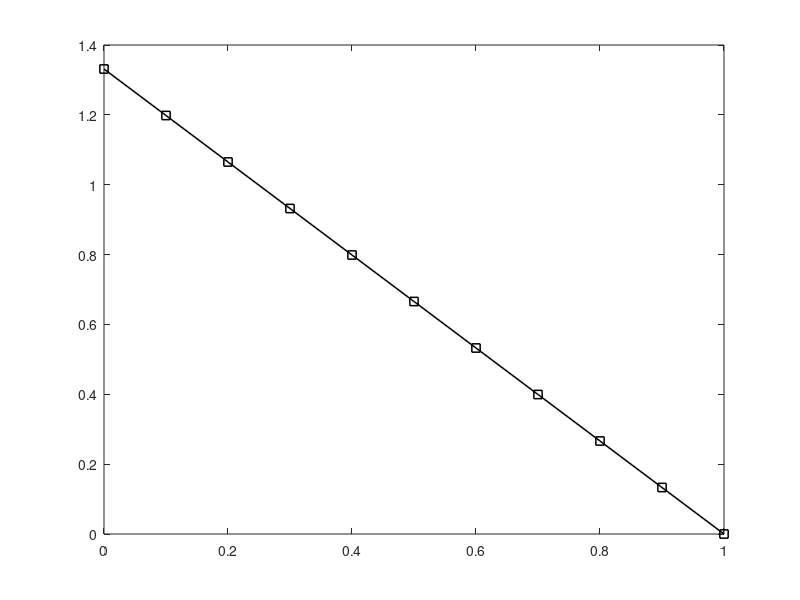

This figure's MATLAB source: (Note: this script raises an error after producing the figure.)
clc;
M=340
K=4
% mrk={'-s','-^','-+','-*'}
% for o=1:4
%     if o==1
% % 1db
% a=0.8913;
% b=1.1220;
%     end
%      if o==2
%4dB
a=0.6310;
b=1.5849;
%      end
%     if o==3
% %6db
% a=0.5012;
% b=1.9953;
%     end
%      if o==4
% %8db
% a=0.3981;
% b=2.5119;
%     end     
pd = makedist('Normal','mu',0,'sigma',0.5)
t = truncate(pd,-pi/9,pi/9);
% legend({'Normal','Truncated'},'Location','NE')
r = random(t,M,1);

pd_ = makedist('Normal','mu',1,'sigma',0.5)
t_ = truncate(pd,a,b);
% legend({'Normal','Truncated'},'Location','NE')
r_ = random(t_,M,1);

hbti=transpose(r_.*exp(1j.*r));










%%noise generation


it=10000;
count = 0;
nn=0;
zkt=0;
zzgg=0;
zgg=0;
for i=1:it
y1=randn(M,K);
y2=1i*randn(M,K);

nk=(sqrt(1/2)*(y1+y2));
nit=[nk];
zg=(sqrt(1/2).*(rand(1,M)+1i*rand(1,M)));
zzg=[zg];
zkf=transpose(zzg);
zkt=zkt+zkf;
nn=nn+nit;
zgg=zgg+zg;
zzgg=zzgg+zzg;
end
n=nn/it;
zk=zkt/it;
z=zgg/it;
zz=zzgg/it;

thetak=.09;
S=sin(thetak);
ak=[];
for m=1:M-1
    P=-1j*(m-1)*(pi)*S;
    ak(m)=(exp(P));
    ak=[ak;ak(m)];
end




dkkk=.36; dk=.51;
hh=((dkkk.*ak)+(dk.*zk));
hk=diag(hh);
H=diag(hbti).*hk;
% disp(H);

%generating PILOT SEQUENCES
phi=eye([K,K]);
phik=phi(:,K);

P=0.05;
L=K;
vnoise=0.01;
hkhat=(dkkk.*ak)+((dk.^2)*sqrt(L*P)./((dk.^2).*L*P+vnoise)).*(((dk*sqrt(L*P)).*zk)+n*phik);
%disp(hkhat);
clear mean
expectationsquare=[sqrt(mean(hkhat.^2))];
%disp('values of wk are');
wk=[(hkhat/expectationsquare)];
%disp(wk);
% sk=1;
% pk=1;
% yk=hH*wk;
hH_=ctranspose(hk);
hH=ctranspose(H);
Ek=0;
m=1;
E=[];
E_=[];
% n = input(' Enter n: ');
n=1;
count = 0;
Qs=0;
Qs_=0;



E=[];
E_=[];
Qs=0;
Qs_=0;
% m=1;

    se=(wk);
    Ek=se+Ek;
    for ps=0:0.01:1
        delk=0.09*(1-ps)*0.05;

    Qk=delk.*((hH*Ek).^2);
    pe=(sum(abs(Qk)));
    E=[E;pe];
    Qk_=delk.*((hH_*Ek).^2);
    pe_=(sum(abs(Qk_)));
    E_=[E_;pe_];
%    m=m+1;
%     if m > M
% %         ps=ps-0.3;
% %         m=1;
% %         if ps<0
% %             break;
% %         end
%         break;
%     end
    end

    Qs=Qs+E;
    Qs_=Qs_+E_;




Qsk=Qs./n;

Qsk_=Qs_./n;


    

%  MT=[1:1:M];
ps=[0:0.01:1];

ptt=Qsk;
ptt_=Qsk_;
figure(1)

hold on;
%axis([150 300 0 inf])
cc=ptt;
plot( ps(1:10:101), cc(1:10:101),'-s','LineWidth',1.1,'color','black')

% ylabel('Harvested Energy in Joules')
% xlabel('ps')
%title('ps VS Harvesrted Energy')

% title('Comparison of channel reciprocity error')
% disp('ptt');
% disp(ptt/M);
%disp(diff(Qsk));
% end
c=ptt_;

% plot( ps(1:10:101), c(1:10:101),'-','LineWidth',1.1,'color','black')
box on
% legend('1dB ','4dB','6dB','8dB','without reciprocity error','Location','northeast')









clc;
M=340
K=4 
%4dB
a=0.6310;
b=1.5849;
pd = makedist('Normal','mu',0,'sigma',0.5);
pd_ = makedist('Normal','mu',1,'sigma',0.5);
tm = truncate(pd,-pi/9,pi/9);
t_m = truncate(pd,a,b);


P=0.05;
pds=0.05;
L=K;
vnoise=0.01;
dkkk=.36; dk=.51;
ak=[];
rt=0;
thetak=0.09;
S=sin(thetak);
lambda=1;
ts=0.5;
rate_=[];
rate_r=[];
rt=0;
rtr=0;
Psn=0;
Psnr=0;
psig=0.1;
for ps=0:0.01:1
    it=1;
count = 0;


    %4dB
a=0.6310;
b=1.5849;
pd = makedist('Normal','mu',0,'sigma',0.5);
pd_ = makedist('Normal','mu',1,'sigma',0.5);
t = truncate(pd,-pi/9,pi/9);
t_ = truncate(pd,a,b);
r = random(t,M,1);
r_ = random(t_,M,1);



hbti=transpose(r_.*exp(1j.*r));
z=(sqrt(1/2).*(rand(1,M)+1i*rand(1,M)));
n=(sqrt(1/2).*(rand(M,K)+1i*rand(M,K)));
zk=transpose(z);
v=var(n(:));
ak=[];
for m=1:M-1
    P=-1j*(m-1)*(pi)*S;
    ak(m)=(exp(P));
    ak=[ak;ak(m)];
end

    P=0.05;
    
    hh=((dkkk.*ak)+(dk.*zk));
hk=diag(hh);
H=diag(hbti*hk);
H_=diag(hh);

    phi=eye([K,K]);
phik=phi(:,K);
L=K;
vnoise=0.01;
hkhat=(dkkk.*ak)+((dk.^2)*sqrt(L*P)./((dk.^2).*L*P+vnoise)).*(((dk*sqrt(L*P)).*zk)+n*phik);
% disp(hkhat);
clear mean
expectationsquare=[sqrt(mean(hkhat.^2))];
%disp('values of wk are');
wk=[(hkhat/expectationsquare)];
Ps_=(norm(sqrt(pds).*lambda.*transpose(hk).*H*wk)).^2;
Ps_r=(norm(sqrt(pds).*lambda.*transpose(hk).*H_*wk)).^2;
Psn=Psn+Ps_;
Psnr=Psnr+Ps_r;
Ps_S=(norm(sqrt(psig).*lambda.*transpose(hk).*H*wk)).^2;
Ps_Sr=(norm(sqrt(psig).*lambda.*transpose(hk).*H_*wk)).^2;
% disp(Psn)
% disp(Ps_S)
SINRr=(Ps_Sr/(Psnr+v));
SINR=(Ps_S/(Psn+v));
rt_=ps*(1-ts)*log(1+SINR)/log(2);
rt_r=ps*(1-ts)*log(1+SINRr)/log(2);
rtr=rtr+rt_r;
rt=rt+rt_;
rate_=[rate_,rt];
rate_r=[rate_r,rtr];
end
%MT=1:M;
figure(1)
ps=0:0.01:1;
yyaxis left
plot(ps(1:10:101),rate_(1:10:101),'-o','LineWidth',1.1,'color','[0.8500, 0.3250, 0.0980]')
 legend('Harvested Energy in Joules ','Achievable Rate (bits/s/Hz)','Location','north')
% 
xlabel('ps');
ylabel('Achievable Rate (bits/s/Hz)');
% % title('Achievable Rate');
